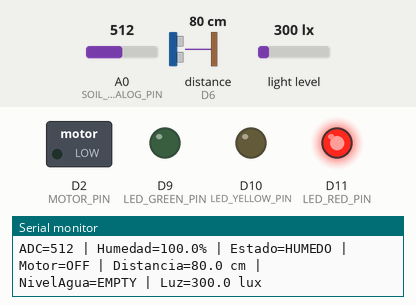
Recording of a sketch running on a simulated Arduino Uno R4 WiFi. Parts: switched loads named in the sketch (green lamp = pin HIGH), output pins drawn as LEDs (lit = HIGH), the last lines printed to the serial monitor. Wiring (inferred from the names in the program): ultrasonic range finder: trigger D5; echo D6. The test bench sets the inputs (shaded band); at power-on: distance to the obstacle (sensor on D6) 80 cm, A0 (SOIL_ANALOG_PIN) = 512, light level 300 lx. The echo pulse lasts 58.3 µs per cm; WiFi joins after 1.5 s; servers stay silent unless stated; uploads are accepted with an empty reply; pins used as bus, display or sensor lines are not drawn.

Above: at 3.9 s.
4.0 s: distance to the obstacle (sensor on D6) set to 15 cm
5.9 s: distance to the obstacle (sensor on D6) set to 11 cm
At 7.9 s:
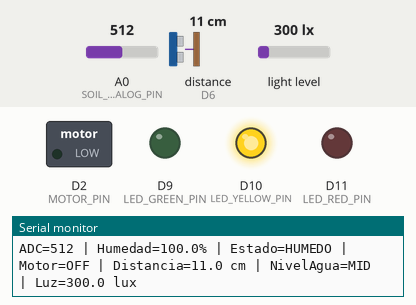
8.2 s: A0 (SOIL_ANALOG_PIN) set to 947
9.9 s: A0 (SOIL_ANALOG_PIN) set to 978
At 11.0 s:
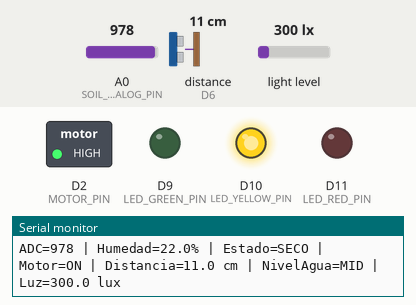
14.0 s: distance to the obstacle (sensor on D6) set to 6 cm
15.9 s: distance to the obstacle (sensor on D6) set to 3 cm
At 17.8 s:
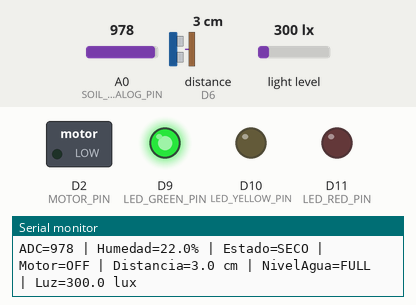
At 22.9 s:
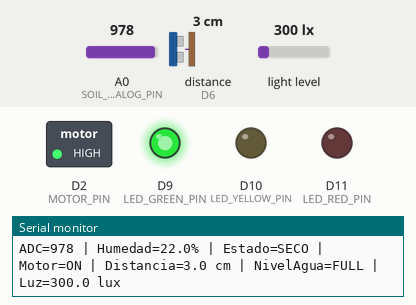
Timing chart, 0 to 34.2 s (numbered marks = the images above; inputs shaded):
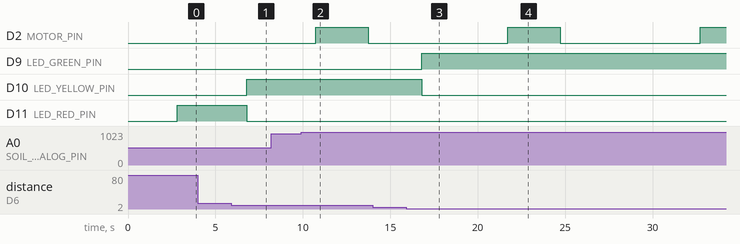

Measured:
- the behaviour switches between 14 and 13 cm on distance to the obstacle (sensor on D6) (found by bisection; images 0 and 1)
- the behaviour switches between 964 and 965 on A0 (SOIL_ANALOG_PIN) (found by bisection; images 1 and 2)
- the behaviour switches between 5 and 4 cm on distance to the obstacle (sensor on D6) (found by bisection; images 2 and 3)
- after the input at 5.9 s, D10 (LED_YELLOW_PIN): LOW → HIGH after 0.89 s; D11 (LED_RED_PIN): HIGH → LOW after 0.89 s
- after the input at 9.9 s, D2 (MOTOR_PIN): LOW → HIGH after 0.83 s, → LOW 3.0 s later
- after the input at 15.9 s, D9 (LED_GREEN_PIN): LOW → HIGH after 0.89 s; D10 (LED_YELLOW_PIN): HIGH → LOW after 0.89 s

The sketch:

sketch_may29a.ino
```cpp
#include <Arduino.h>
#include <Wire.h>
#include <WiFiS3.h>
#include "Adafruit_VEML7700.h"

// Implementacion base para Arduino UNO R4 WiFi:
// Lee humedad en A0 y riega por pulsos en D2: echa un chorro corto, apaga,
// deja absorber, vuelve a medir y repite hasta alcanzar la humedad objetivo.
// Ademas se conecta por WiFi y envia la telemetria de los sensores y el estado
// del motor por HTTP POST al servidor (telemetry_receiver.py).

// ---- Configuracion WiFi y servidor de telemetria ----
const char* WIFI_SSID = "DGF";
const char* WIFI_PASSWORD = "123456789";

// IP/host y puerto donde corre telemetry_receiver.py (HOST=0.0.0.0 PORT=5000).
// Usa la IP local de la PC que ejecuta el servidor, por ejemplo "192.168.1.50".
const char* SERVER_HOST = "10.177.158.85";
const uint16_t SERVER_PORT = 5000;
const char* SERVER_PATH = "/telemetry";
const char* DEVICE_NAME = "savia-uno-r4";

// Cada cuantos ms se reintenta conectar si se cae el WiFi.
const unsigned long WIFI_RETRY_INTERVAL_MS = 10000;
unsigned long lastWifiRetryMs = 0;

const int SOIL_ANALOG_PIN = A0;
const int MOTOR_PIN = 2;

// Sensor ultrasonico del tanque (HC-SR04)
const int US_TRIG_PIN = 5;
const int US_ECHO_PIN = 6;

// Sensor de luz ambiental Adafruit VEML7700 (I2C: SDA/SCL).
Adafruit_VEML7700 veml = Adafruit_VEML7700();
bool vemlReady = false;

// LEDs de estado de nivel de agua
const int LED_GREEN_PIN = 9;
const int LED_YELLOW_PIN = 10;
const int LED_RED_PIN = 11;

// Ajusta estos niveles segun tu modulo relay/transistor.
const int MOTOR_ACTIVE_LEVEL = HIGH;
const int MOTOR_INACTIVE_LEVEL = LOW;

// Diagnostico rapido: si esta en true, ignora el sensor y alterna el pin del motor.
const bool MOTOR_PIN_TEST_MODE = false;
const unsigned long MOTOR_PIN_TEST_INTERVAL_MS = 1000;

// Calibracion inicial para ADC de 10 bits (0-1023) en UNO R4.
// AIR_VALUE: lectura con sensor en aire (seco)
// WATER_VALUE: lectura con sensor en agua (humedo)
const int AIR_VALUE = 1000;
const int WATER_VALUE = 900;

// Histeresis para evitar encendido/apagado rapido.
const float MOISTURE_LOW_THRESHOLD = 35.0f;
const float MOISTURE_HIGH_THRESHOLD = 45.0f;

// Riego por pulsos: en vez de dejar la bomba encendida hasta que suba la
// humedad, se echa un chorro corto, se apaga para que el agua se absorba,
// se vuelve a medir y se repite hasta alcanzar MOISTURE_HIGH_THRESHOLD.
const unsigned long MOTOR_PULSE_ON_MS = 3000;   // duracion de cada chorro
const unsigned long MOTOR_SOAK_MS = 8000;       // espera para absorber y re-medir

enum IrrigationState {
  IRRIG_IDLE,   // suelo ok / inactivo
  IRRIG_PULSE,  // bomba ON echando agua
  IRRIG_SOAK    // bomba OFF, dejando absorber antes de re-medir
};
IrrigationState irrigState = IRRIG_IDLE;
unsigned long irrigPhaseStartMs = 0;

// Rangos solicitados para nivel de agua medido por distancia.
// FULL  : distancia <= 5 cm  (agua cerca del sensor, tanque lleno)
// EMPTY : distancia >= 13 cm (agua lejos, tanque vacio)
// MID   : entre 5 y 13 cm
const float WATER_FULL_MAX_CM = 5.0f;
const float WATER_MID_MAX_CM = 13.0f;

// Filtro ultrasónico: buffer + descarte de outliers.
const int US_BUFFER_SAMPLES = 7;
const float US_MAX_VALID_CM = 400.0f;

const unsigned long SAMPLE_INTERVAL_MS = 1000;
unsigned long lastSampleMs = 0;
bool motorOn = false;
unsigned long lastPinTestMs = 0;

enum WaterLevel {
  WATER_LEVEL_FULL,
  WATER_LEVEL_MID,
  WATER_LEVEL_LOW,
  WATER_LEVEL_UNKNOWN
};

int readSoilRaw() {
  long sum = 0;
  const int samples = 8;
  for (int i = 0; i < samples; i++) {
    sum += analogRead(SOIL_ANALOG_PIN);
    delay(3);
  }
  return (int)(sum / samples);
}

float rawToMoisturePct(int raw) {
  if (AIR_VALUE == WATER_VALUE) {
    return -1.0f;
  }

  float pct = (float)(AIR_VALUE - raw) * 100.0f / (float)(AIR_VALUE - WATER_VALUE);
  if (pct < 0.0f) {
    pct = 0.0f;
  }
  if (pct > 100.0f) {
    pct = 100.0f;
  }
  return pct;
}

void setMotor(bool on) {
  motorOn = on;
  digitalWrite(MOTOR_PIN, on ? MOTOR_ACTIVE_LEVEL : MOTOR_INACTIVE_LEVEL);
}

// Control de riego por pulsos (no bloqueante, basado en millis()):
//   IDLE  -> si el suelo esta seco, arranca un chorro y pasa a PULSE.
//   PULSE -> bomba ON durante MOTOR_PULSE_ON_MS (o corta antes si ya
//            alcanzo la humedad objetivo), luego apaga y pasa a SOAK.
//   SOAK  -> bomba OFF durante MOTOR_SOAK_MS para que el agua se absorba;
//            al terminar re-mide: si sigue seco da otro pulso, si no, IDLE.
void updateIrrigation(float moisturePct, unsigned long now) {
  // Lectura invalida del sensor: apaga la bomba y reinicia el ciclo.
  if (moisturePct < 0.0f) {
    setMotor(false);
    irrigState = IRRIG_IDLE;
    return;
  }

  switch (irrigState) {
    case IRRIG_IDLE:
      if (moisturePct <= MOISTURE_LOW_THRESHOLD) {
        setMotor(true);
        irrigState = IRRIG_PULSE;
        irrigPhaseStartMs = now;
      }
      break;

    case IRRIG_PULSE:
      if (moisturePct >= MOISTURE_HIGH_THRESHOLD) {
        // Ya se alcanzo el objetivo: corta de inmediato.
        setMotor(false);
        irrigState = IRRIG_IDLE;
      } else if (now - irrigPhaseStartMs >= MOTOR_PULSE_ON_MS) {
        // Fin del chorro: apaga y deja absorber.
        setMotor(false);
        irrigState = IRRIG_SOAK;
        irrigPhaseStartMs = now;
      }
      break;

    case IRRIG_SOAK:
      if (now - irrigPhaseStartMs >= MOTOR_SOAK_MS) {
        if (moisturePct >= MOISTURE_HIGH_THRESHOLD) {
          irrigState = IRRIG_IDLE;       // objetivo alcanzado
        } else {
          setMotor(true);                // sigue seco: otro pulso
          irrigState = IRRIG_PULSE;
          irrigPhaseStartMs = now;
        }
      }
      break;
  }
}

float readDistanceCm() {
  digitalWrite(US_TRIG_PIN, LOW);
  delayMicroseconds(2);
  digitalWrite(US_TRIG_PIN, HIGH);
  delayMicroseconds(10);
  digitalWrite(US_TRIG_PIN, LOW);

  unsigned long durationUs = pulseIn(US_ECHO_PIN, HIGH, 30000);
  if (durationUs == 0) {
    return -1.0f;
  }

  return (durationUs * 0.0343f) / 2.0f;
}

void sortFloatArray(float* values, int count) {
  for (int i = 0; i < count - 1; i++) {
    for (int j = 0; j < count - i - 1; j++) {
      if (values[j] > values[j + 1]) {
        float temp = values[j];
        values[j] = values[j + 1];
        values[j + 1] = temp;
      }
    }
  }
}

float readDistanceFilteredCm() {
  float samples[US_BUFFER_SAMPLES];
  int validCount = 0;

  for (int i = 0; i < US_BUFFER_SAMPLES; i++) {
    float d = readDistanceCm();
    if (d > 0.0f && d <= US_MAX_VALID_CM) {
      samples[validCount++] = d;
    }
    delay(8);
  }

  if (validCount == 0) {
    return -1.0f;
  }

  sortFloatArray(samples, validCount);

  // Si hay suficientes muestras, descarta el menor y el mayor (outliers extremos).
  int start = 0;
  int end = validCount;
  if (validCount >= 5) {
    start = 1;
    end = validCount - 1;
  }

  float sum = 0.0f;
  int count = 0;
  for (int i = start; i < end; i++) {
    sum += samples[i];
    count++;
  }

  if (count == 0) {
    return -1.0f;
  }
  return sum / (float)count;
}

WaterLevel classifyWaterLevel(float distanceCm) {
  if (distanceCm < 0.0f) {
    return WATER_LEVEL_UNKNOWN;
  }

  if (distanceCm <= WATER_FULL_MAX_CM) {
    return WATER_LEVEL_FULL;
  }
  if (distanceCm >= WATER_MID_MAX_CM) {
    return WATER_LEVEL_LOW;
  }
  return WATER_LEVEL_MID;
}

void updateLevelLeds(WaterLevel level) {
  digitalWrite(LED_GREEN_PIN, level == WATER_LEVEL_FULL ? HIGH : LOW);
  digitalWrite(LED_YELLOW_PIN, level == WATER_LEVEL_MID ? HIGH : LOW);
  digitalWrite(LED_RED_PIN, level == WATER_LEVEL_LOW ? HIGH : LOW);
}

const char* levelToText(WaterLevel level) {
  switch (level) {
    case WATER_LEVEL_FULL:
      return "FULL";
    case WATER_LEVEL_MID:
      return "MID";
    case WATER_LEVEL_LOW:
      return "EMPTY";
    default:
      return "UNKNOWN";
  }
}

void connectWiFi() {
  if (WiFi.status() == WL_CONNECTED) {
    return;
  }

  if (WiFi.status() == WL_NO_MODULE) {
    Serial.println("Modulo WiFi no detectado");
    return;
  }

  Serial.print("Conectando a WiFi: ");
  Serial.println(WIFI_SSID);
  WiFi.begin(WIFI_SSID, WIFI_PASSWORD);

  // Espera hasta ~12s a que conecte Y que DHCP asigne una IP valida.
  // En el UNO R4 (WiFiS3) el estado pasa a WL_CONNECTED antes de tener IP,
  // por eso tambien esperamos a que localIP() deje de ser 0.0.0.0.
  unsigned long start = millis();
  while (millis() - start < 12000) {
    if (WiFi.status() == WL_CONNECTED && WiFi.localIP() != IPAddress(0, 0, 0, 0)) {
      break;
    }
    delay(250);
    Serial.print(".");
  }
  Serial.println();

  IPAddress ip = WiFi.localIP();
  if (WiFi.status() == WL_CONNECTED && ip != IPAddress(0, 0, 0, 0)) {
    Serial.print("WiFi conectado. IP: ");
    Serial.println(ip);
  } else {
    Serial.println("No se pudo conectar / sin IP (se reintentara)");
    // Fuerza un nuevo intento limpio en la proxima llamada.
    WiFi.disconnect();
  }
}

void sendTelemetry(int soilRaw, float moisturePct, bool dry, bool motor,
                   float distanceCm, WaterLevel level, float lux) {
  if (WiFi.status() != WL_CONNECTED) {
    return;
  }

  // Construye el cuerpo JSON con los campos que espera telemetry_receiver.py.
  String body = "{";
  body += "\"device\":\"";
  body += DEVICE_NAME;
  body += "\",";
  body += "\"soil_raw_adc\":";
  body += String(soilRaw);
  body += ",";
  body += "\"soil_moisture_pct\":";
  body += (moisturePct >= 0.0f) ? String(moisturePct, 1) : String("null");
  body += ",";
  body += "\"soil_dry\":";
  body += dry ? "true" : "false";
  body += ",";
  body += "\"motor_on\":";
  body += motor ? "true" : "false";
  body += ",";
  body += "\"distance_cm\":";
  body += (distanceCm >= 0.0f) ? String(distanceCm, 1) : String("null");
  body += ",";
  body += "\"water_level\":\"";
  body += levelToText(level);
  body += "\",";
  body += "\"lux\":";
  body += (lux >= 0.0f) ? String(lux, 1) : String("null");
  body += ",";
  body += "\"uptime_ms\":";
  body += String(millis());
  body += "}";

  WiFiClient client;
  if (!client.connect(SERVER_HOST, SERVER_PORT)) {
    Serial.println("No se pudo conectar al servidor de telemetria");
    return;
  }

  client.print("POST ");
  client.print(SERVER_PATH);
  client.println(" HTTP/1.1");
  client.print("Host: ");
  client.print(SERVER_HOST);
  client.print(":");
  client.println(SERVER_PORT);
  client.println("Content-Type: application/json");
  client.print("Content-Length: ");
  client.println(body.length());
  client.println("Connection: close");
  client.println();
  client.print(body);

  // Espera breve la respuesta y cierra para liberar el socket.
  unsigned long start = millis();
  while (client.connected() && millis() - start < 2000) {
    while (client.available()) {
      client.read();
    }
  }
  client.stop();
}

void runPinTest(unsigned long now) {
  if (now - lastPinTestMs < MOTOR_PIN_TEST_INTERVAL_MS) {
    return;
  }
  lastPinTestMs = now;
  setMotor(!motorOn);
  Serial.print("TEST D8 -> ");
  Serial.println(motorOn ? "ON" : "OFF");
}

void setup() {
  Serial.begin(115200);
  delay(1200);

  pinMode(MOTOR_PIN, OUTPUT);
  setMotor(false);

  pinMode(US_TRIG_PIN, OUTPUT);
  pinMode(US_ECHO_PIN, INPUT);
  digitalWrite(US_TRIG_PIN, LOW);

  pinMode(LED_GREEN_PIN, OUTPUT);
  pinMode(LED_YELLOW_PIN, OUTPUT);
  pinMode(LED_RED_PIN, OUTPUT);
  updateLevelLeds(WATER_LEVEL_UNKNOWN);

  // Inicializa el sensor de luz VEML7700 por I2C (SDA/SCL).
  if (veml.begin()) {
    vemlReady = true;
    veml.setGain(VEML7700_GAIN_1);
    veml.setIntegrationTime(VEML7700_IT_100MS);
    Serial.println("VEML7700 detectado en I2C");
  } else {
    Serial.println("VEML7700 NO detectado (revisa cableado SDA/SCL)");
  }

  connectWiFi();

  Serial.println("Sistema listo: humedad A0 + control motor D8");
  if (MOTOR_PIN_TEST_MODE) {
    Serial.println("MODO TEST PIN ACTIVO: D8 alterna ON/OFF cada 1s");
  }
}

void loop() {
  unsigned long now = millis();
  if (MOTOR_PIN_TEST_MODE) {
    runPinTest(now);
    return;
  }

  // Reintenta WiFi periodicamente sin bloquear el muestreo.
  if (WiFi.status() != WL_CONNECTED && now - lastWifiRetryMs >= WIFI_RETRY_INTERVAL_MS) {
    lastWifiRetryMs = now;
    connectWiFi();
  }

  if (now - lastSampleMs < SAMPLE_INTERVAL_MS) {
    return;
  }
  lastSampleMs = now;

  int soilRaw = readSoilRaw();
  float moisturePct = rawToMoisturePct(soilRaw);
  updateIrrigation(moisturePct, now);

  float distanceCm = readDistanceFilteredCm();
  WaterLevel level = classifyWaterLevel(distanceCm);
  updateLevelLeds(level);

  float lux = vemlReady ? veml.readLux() : -1.0f;

  bool isDry = moisturePct >= 0.0f && moisturePct <= MOISTURE_LOW_THRESHOLD;
  Serial.print("ADC=");
  Serial.print(soilRaw);
  Serial.print(" | Humedad=");
  Serial.print(moisturePct, 1);
  Serial.print("% | Estado=");
  Serial.print(isDry ? "SECO" : "HUMEDO");
  Serial.print(" | Motor=");
  Serial.print(motorOn ? "ON" : "OFF");
  Serial.print(" | Distancia=");
  Serial.print(distanceCm, 1);
  Serial.print(" cm | NivelAgua=");
  Serial.print(levelToText(level));
  Serial.print(" | Luz=");
  if (lux >= 0.0f) {
    Serial.print(lux, 1);
    Serial.println(" lux");
  } else {
    Serial.println("N/D");
  }

  // Envia la telemetria de sensores + estado del motor al servidor por WiFi.
  sendTelemetry(soilRaw, moisturePct, isDry, motorOn, distanceCm, level, lux);
}
```
